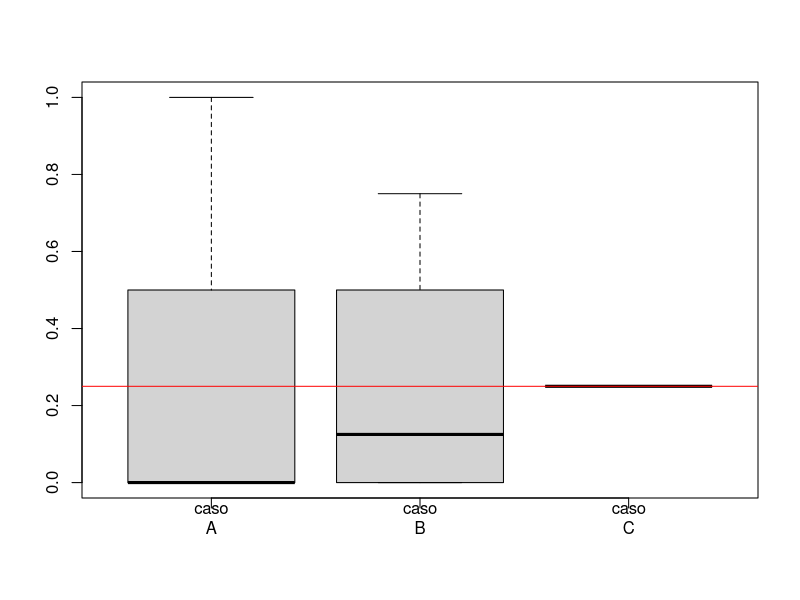
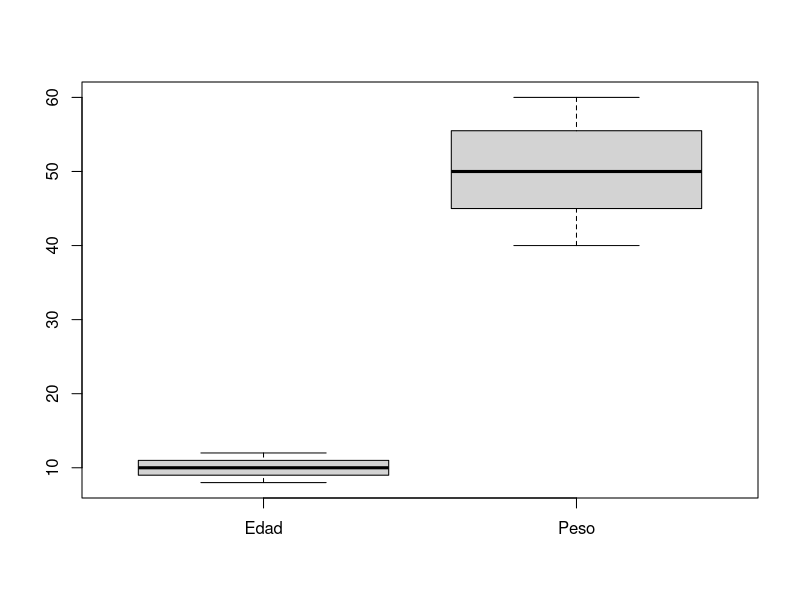
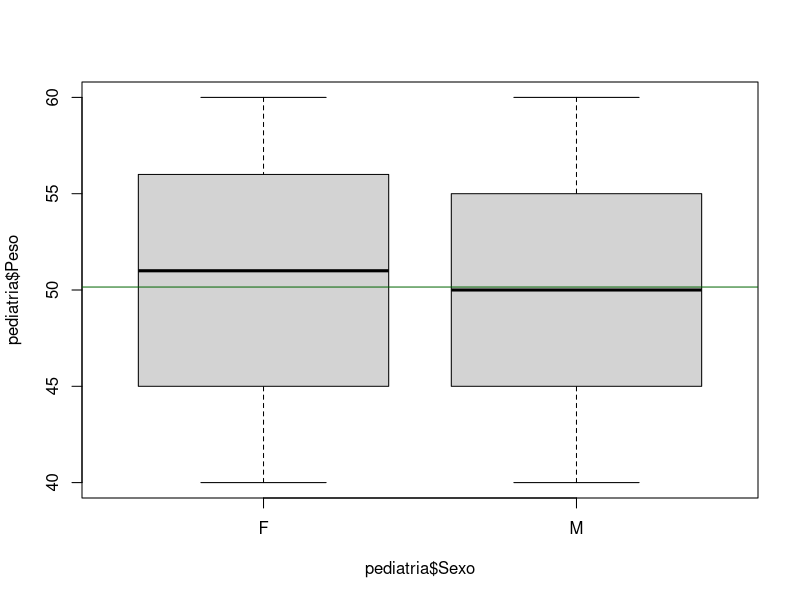
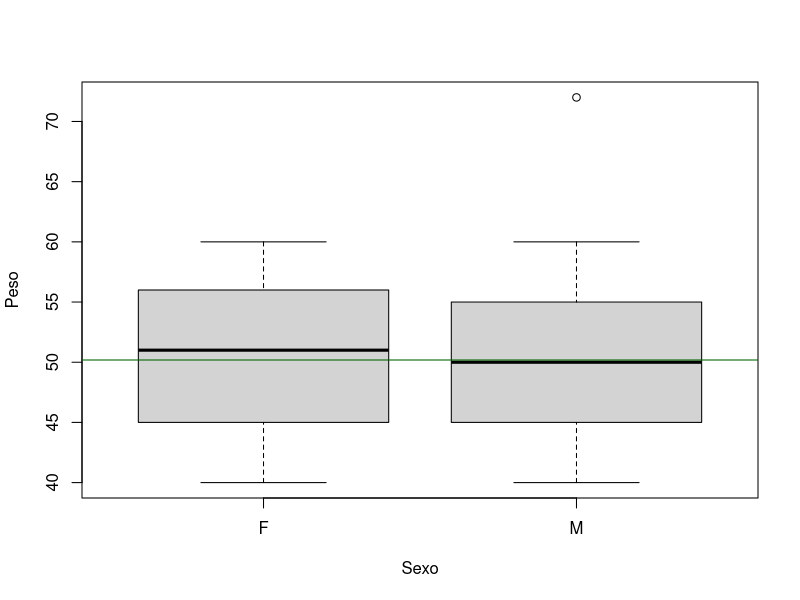

Generate these figures, in order, with R:
# Medidas de dispersión
# =====================

# Las medidas de dispersión nos informan de lo desperdigados que están los datos.

# INTRODUCCIÓN
# ============

# Ejemplo:
# 4 personas se han perdido en el bosque y, al pasar las horas, tienen mucha hambre. No encuentran
# qué comer cuando, en un claro, descubren una cabaña. Entran en ella y encuentran un pollo asado
# sobre la mesa. Imaginad las siguientes situaciones:

# A) La primera que entra se avalanza sobre el pollo, sale corriendo, se esconde en el bosque 
# y se come el pollo entero. Por lo tanto la primera se como "1" pollo, y los otros "0" pollos.
polloA=c(1,0,0,0)

# B) Las dos primeras personas entran y descubren el pollo. Se pelean por él, una le arranca un muslo,
# y la otra sale corriendo con el resto. Entonces la primera se come 3/4 del pollo, la segunda 1/4 y 
# las otras dos se quedan sin nada.
polloB=c(0.75,0.25,0,0)

#C) Las cuatros se reparten el pollo, equitativamente, y se lo comen
polloC=c(0.25,0.25,0.25,0.25)

# Podemos hacer análisis de frecuencia y medidas de posición para ver las diferencias entre las 
# situaciones anteriores. Pero es muy frecuente confiar en la media. Sin embargo, a pesar
# de que las situaciones son muy distintas, la media de cada vector es la misma: 0.25
cat("\014")
mean(polloA)
mean(polloB)
mean(polloC)

# Ni tampoco nos dice mucho la mediana y la moda, salvo que ha pasado algo extraño.
cat("\014")
median(polloA)
median(polloB)
median(polloC)
names(which(table(polloA)==max(table(polloA))))
names(which(table(polloB)==max(table(polloB))))
names(which(table(polloC)==max(table(polloC))))

# El hecho es que necesitamos una medida que nos informe de lo desperdigado que están los datos.
# Si observamos el caso A, vemos que es un caso muy extremo: alguien se comió el pollo y no dejó nada 
# a los demás. El caso B es algo menos extremo, y el C es el más equitativo. Respecto de la media,
# en el caso A los valores se alejan mucho de ella y en el caso C, coinciden con la media. 

# Parece pues que esta medida de dispersión que estoy buscando debe referirse A LA MEDIA. ¿Qué tal 
# si calculo la diferencia de cada valor del vector con la media.
difA=polloA-mean(polloA)
difA
difB=polloB-mean(polloB)
difB
difC=polloC-mean(polloC)
difC

#==========================
# Las mayores diferencias las encontramos en el primer caso, no teniendo ninguna en el tercero.
# Así que nuestro número podríamos obtenero de la suma de esos valores de diferencias... Podríamos
# estar tentados de calcularlo así, pero el caso es que las desviaciones positivas y las negativas
# se compensan, así que ¿qué hacemos? La manera más sencilla de transformar valores positivos 
# en positivos y los negativos en positivos es elevar al cuadrado.
cat("\014")
difA=difA^2
difB=difB^2
difC=difC^2
difA
difB
difC

# Y calcular ahora la suma
sum(difA)
sum(difB)
sum(difC)

# Ya sí que podemos ver que el cálculo que hemos hecho nos indica en el primer caso que hay una
# "dispersión" de 0.75, mayor que en la del caso B 0.375 y mayor que 0, donde no hay, en el caso C

# Nuestros cálculos de dispersión se basarán pues en esta idea. La diferencia con la media 
# y elevar al cuadrado.

# ============================
cat("\014")
# ============================

# Definimos pues nuestras nuevas medidas
# 1) rango o recorrido: diferencia entre el máximo y el mínimo de las observaciones
diff(range(polloA))
max(polloA)-min(polloA)

# 2) rango Intercuartílico: diferencias entre el tercer y primer cuartil --> Q0.75 - Q0.25
IQR(polloA)
quantile(polloA,0.75)-quantile(polloA,0.25)

cat("\014")
# 3) Varianza MUESTRAL (ver chuleta). Restar cada valor de su media, elevar al cuadrado, sumar 
# todos estos cálculos y dividir entre la longitud del vector menos 1
n=length(polloA)
sum((polloA-mean(polloA))^2)/(n-1)
var(polloA)

#4) Desviación típica MUESTRAL (ver chuleta): hacer la raíz cuadrada del valor anterior
sqrt(var(polloA))
sd(polloA)

cat("\014")
# 5) Varianza verdadera (ver chuleta) o varianza. Restar cada valor de su media, elevar al cuadrado, 
# sumar todos estos cálculos y dividir entre la longitud del vector. Es lo mismo que la varianza
# muestral rectificada multiplicando por n-1 y dividiendo entre n.
varVerdadera = sum((polloA-mean(polloA))^2)/(n)
varVerdadera
var(polloA)*(n-1)/n

# 6) La desviación típica verdadera o simplemente des. típica que sería la raíz de 
# la varianza, o a partir de la desv. típica MUESTRAL, multiplico por la raíz de (n-1) y divido entre
# la raíz de n
sqrt(varVerdadera)
sd(polloA)*sqrt((n-1)/n)

# ==========
# CONCLUSIÓN
# ==========
# La varianza siempre es un valor positivo. Comparando dos muestras, la que mayor varianza
# tenga, tendrá los datos más dispersos. Si ésta es cero, todos sus valores coinciden con la media.
cat("\014")
var(polloA)*(n-1)/n
var(polloB)*(n-1)/n
var(polloC)*(n-1)/n

# Una orden que nos muestra varios valores estadísticos de una muestra es summary
summary(polloA)
summary(polloB)
summary(polloC)

# Podemos obtener unas gráficas llamadas DIAGRAMAS DE CAJA (ver chuletas), donde se aprecia
# muy bien cómo se distribuyen los datos. Muchos de los parámetros de plot los acepta boxplot
boxplot(polloA,polloB,polloC,names=c("caso\nA","caso\nB","caso\nC"))
abline(h=mean(polloA),col=c("red"))

# ========
# Gráficas
# ========
# Recupero el dataframe del capítulo 10, pediatría, para ilustrar otro ejemplo de boxplot
cat("\014")
pediatria=read.csv("Cap10_datos_cualitativos_multidimensionales/pediatria.csv"
                   ,header=TRUE,dec=",")

# Podemos obtener las gráficas boxplot de Edad y Peso del dataframe
b1 = boxplot(pediatria$Edad,pediatria$Peso,names=c("Edad","Peso"))
b2 = boxplot(pediatria$Peso~pediatria$Sexo,data=pediatria)
abline(h=mean(pediatria$Peso),col=c("darkgreen"))

# Ponemos un valor de peso muy exagerado al último dato de pediatria (¡¡72kg!!)
# Y volvemos a dibujar. Cuando existen valores muy por encima de los "whiskers"
# se dibujan con circulitos. Son valores atípicos. 
pediatria$Peso[1000]=72
b2 = boxplot(pediatria$Peso~pediatria$Sexo,data=pediatria,xlab="Sexo",ylab="Peso")
abline(h=mean(pediatria$Peso),col=c("darkgreen"))

cat("\014")
str(b2)
b2$stats # valores de los whiskers y la caja intercuartílica
b2$out # los valores atípico

# y usamos la función aggregate para calcular la desviación típica muestral SEGÚN
# los sexos
cat("\014")
aggregate(Peso~Sexo,data=pediatria,FUN=sd)


